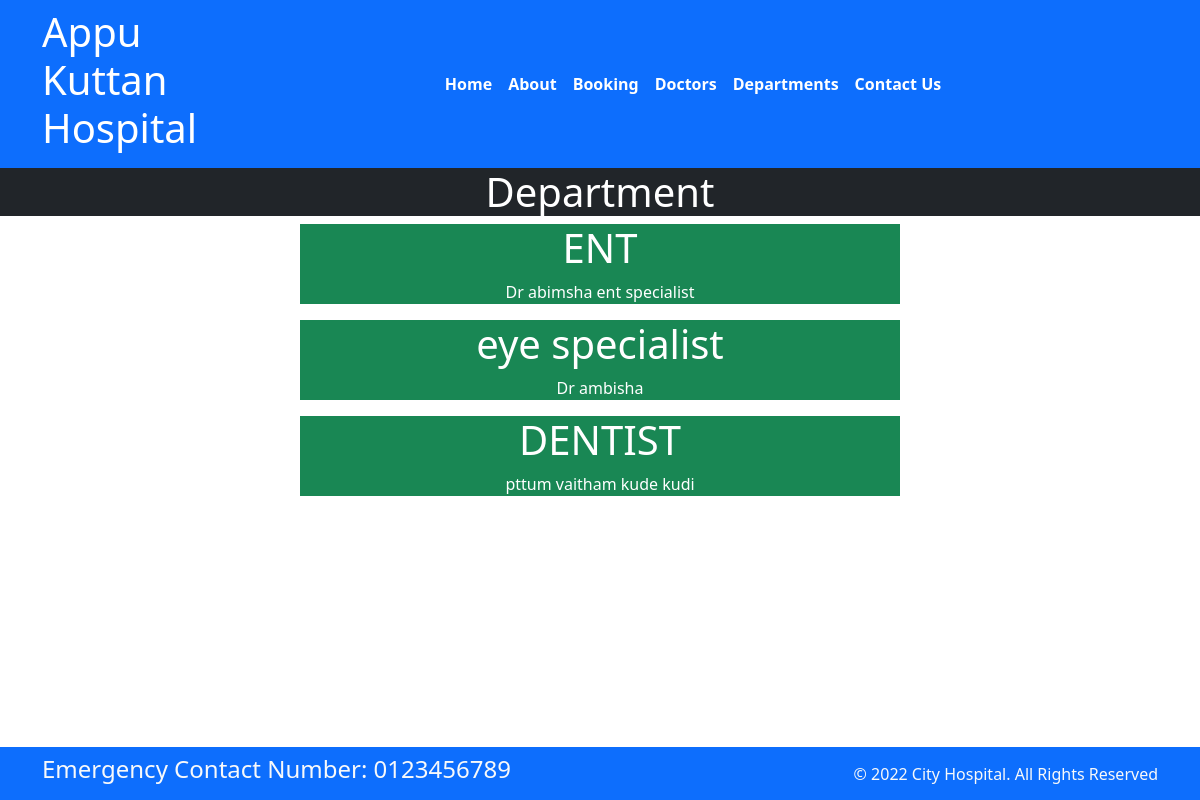
The page /depart on the database its author committed.
### blogs/models.py (models this page shows, shortened)
class Dep(models.Model):
    dep_name=models.CharField(max_length=100)
    dep_desc=models.TextField(max_length=100)

### blogs/views.py (the view)
# urls.py: path("depart",views.department,name="depart"),
def department(request):
   dep= {
    "dep":Dep.objects.all()
   }
   return render(request,"dep.html",dep)

### templates/dep.html (shortened to what this page needs)
<!DOCTYPE html>
{% extends "base.html" %}
        {% block content %}
        <h1 class="text-center bg-dark text-white">Department</h1>
        {% for d in dep %}
        <div class="mx-auto w-50 bg-success text-center text-white">
            <h1> {{d.dep_name}}</h1>
            <p>{{ d.dep_desc}}
            </div>
        {% endfor %}
        {% endblock content %}

### rows shown on the page
Dep: dep_name "ENT", dep_desc "Dr abimsha ent specialist"
Dep: dep_name "eye specialist", dep_desc "Dr ambisha"
Dep: dep_name "DENTIST", dep_desc "pttum vaitham kude kudi"
